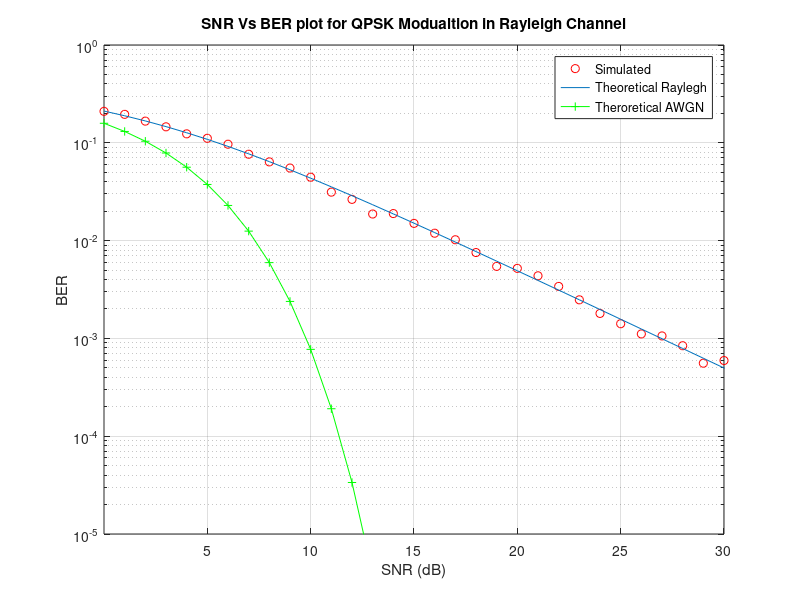

Here is the MATLAB script that generated this plot:
clc;
close all;
clear all;
format long;
bit_count = 10000;
Eb_No = -3: 1: 30;
SNR = Eb_No + 10*log10(2);
for aa = 1: 1: length(SNR)
T_Errors = 0;
T_bits = 0;
while T_Errors < 100
uncoded_bits = round(rand(1,bit_count));
B1 = uncoded_bits(1:2:end);
B2 = uncoded_bits(2:2:end);
qpsk_sig = ((B1==0).*(B2==0)*(exp(i*pi/4))+(B1==0).*(B2==1)...
*(exp(3*i*pi/4))+(B1==1).*(B2==1)*(exp(5*i*pi/4))...
+(B1==1).*(B2==0)*(exp(7*i*pi/4)));
ray = sqrt(0.5*((randn(1,length(qpsk_sig))).^2+(randn(1,length(qpsk_sig))).^2));
rx = qpsk_sig.*ray;
N0 = 1/10^(SNR(aa)/10);
rx = rx + sqrt(N0/2)*(randn(1,length(qpsk_sig))+i*randn(1,length(qpsk_sig)));
rx = rx./ray;
B4 = (real(rx)<0);
B3 = (imag(rx)<0);
uncoded_bits_rx = zeros(1,2*length(rx));
uncoded_bits_rx(1:2:end) = B3;
uncoded_bits_rx(2:2:end) = B4;
diff = uncoded_bits - uncoded_bits_rx;
T_Errors = T_Errors + sum(abs(diff));
T_bits = T_bits + length(uncoded_bits);
end
BER(aa) = T_Errors / T_bits;
end
figure(1);
semilogy(SNR,BER,'or');
hold on;
xlabel('SNR (dB)');
ylabel('BER');
title('SNR Vs BER plot for QPSK Modualtion in Rayleigh Channel');
figure(1);
EbN0Lin = 10.^(Eb_No/10);
theoryBerRay = 0.5.*(1-sqrt(EbN0Lin./(EbN0Lin+1)));
semilogy(SNR,theoryBerRay);
grid on;
figure(1);
theoryBerAWGN = 0.5*erfc(sqrt(10.^(Eb_No/10)));
semilogy(SNR,theoryBerAWGN,'g-+'); grid on;
legend('Simulated', 'Theoretical Raylegh', 'Theroretical AWGN');
axis([SNR(1,1) SNR(end-3) 0.00001 1]);